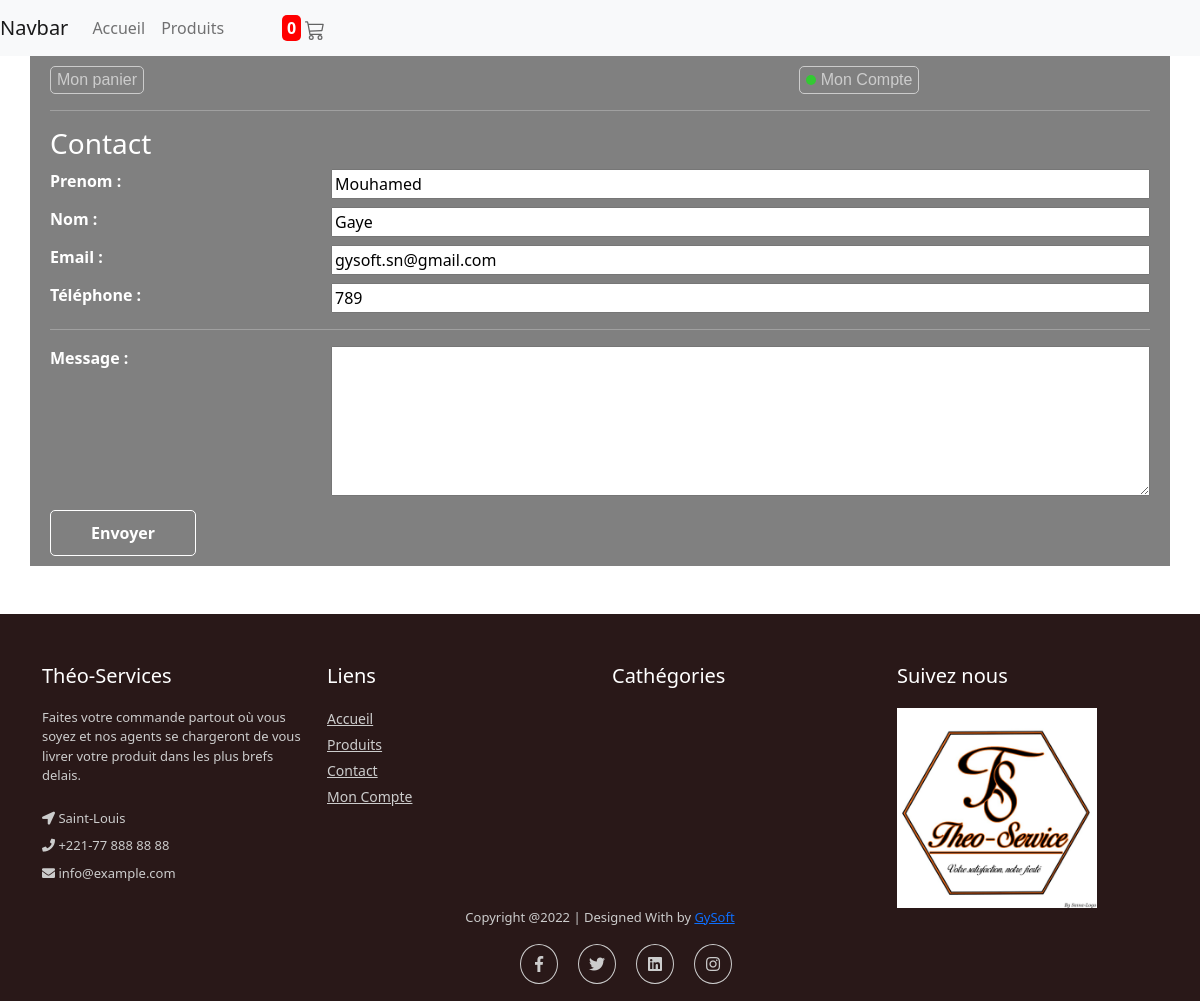
The page /theo/contact/ (signed in) on the database as committed earlier.
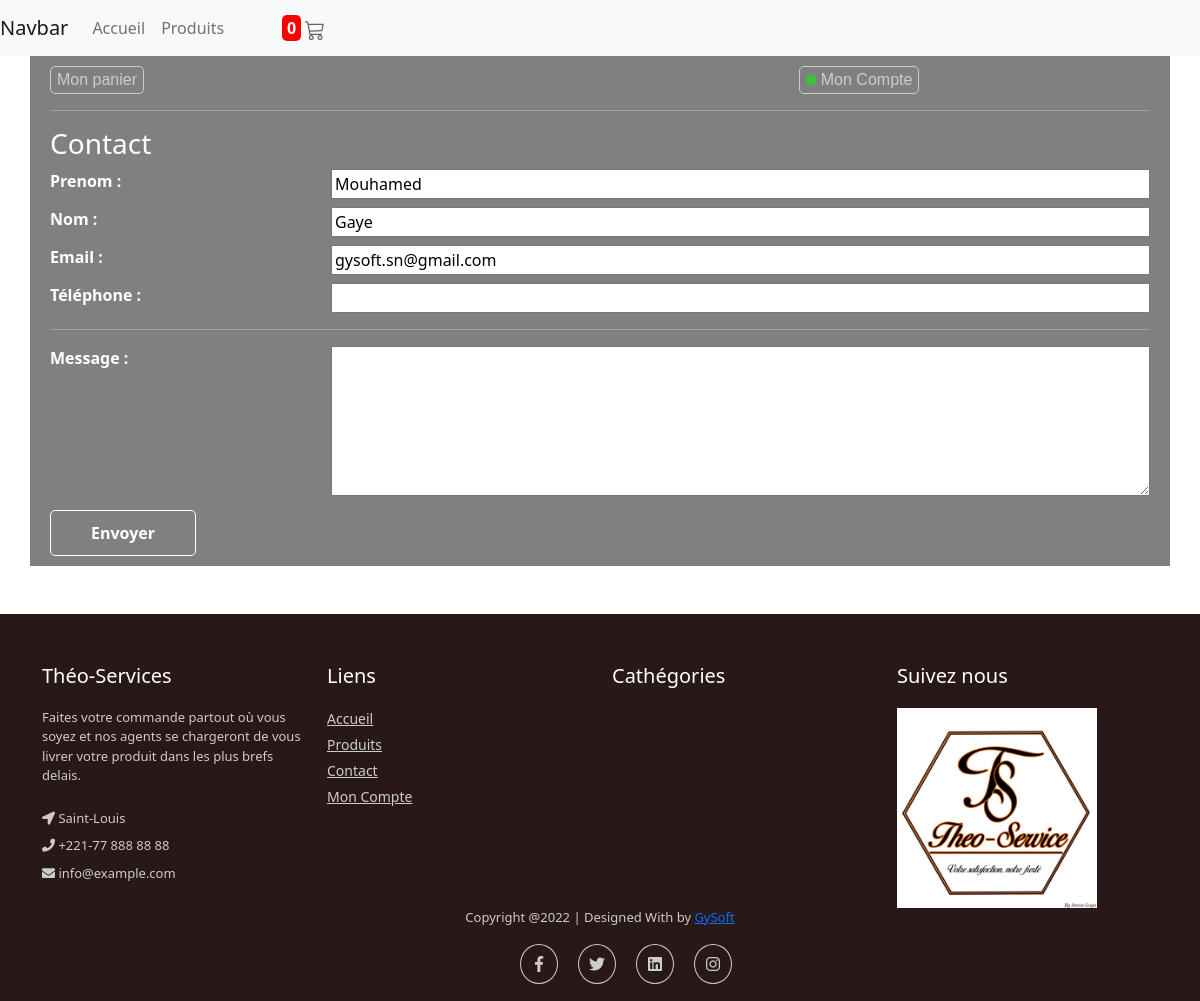
The same page on the database as committed later.
### theo/models.py (models this page shows, shortened)
class Contact(models.Model):
	user = models.ForeignKey(User,on_delete=models.CASCADE,null=True)
	adresse = models.CharField(max_length=200)
	phone = models.CharField(max_length=20)
	date = models.DateTimeField(auto_now_add=True)

### theo/views.py (the view)
# urls.py: path('contact/',views.contact,name='contact'),
def contact(request):
	nb_panier = 0
	if request.user.is_authenticated:
		nb_panier = Commande.objects.all().filter(commanded=False,user=request.user).count()
	er=''
	if request.method=='POST':
		mess=Message()
		mess.prenom = request.POST.get('prenom').strip()
		mess.nom = request.POST.get('nom').strip()
		mess.email = request.POST.get('email').strip()
		mess.phone = request.POST.get('phone').strip()
		mess.message = request.POST.get('message').strip()
		mess.save()
		try:
			contact=Contact.objects.get(user=request.user)
		except:
			contact=Contact()
		er="Méssage envoyé avec succés"
		context={'er':er,'contact':contact,'nb_panier':nb_panier}
		return render(request,'contact.html',context)
	else:
		try:
			contact=Contact.objects.get(user=request.user)
		except:
			contact=Contact()
		context={'er':er,'contact':contact,'nb_panier':nb_panier}
		return render(request,'contact.html',context)

### theo/templates/contact.html (shortened to what this page needs)
{% extends "base.html" %}
{% block content %}
	<div class="container header mb-5">
		<div class="account-header">
			<div class="row">
				{% if user.is_authenticated %}
					<div class="col-md-8 col-5">
						<a href="{% url 'mon_panier' %}" class="header-link souligne"><button class="form-btn">Mon panier</button></a>
					</div>
					<div class="col-md-4 col-7">
						<a href="{% url 'compte' %}" class="header-link souligne"><button class="form-btn"><div class="online-div"></div> Mon Compte</button></a>
					</div>
				{% else %}
					<div class="col-md-8 col-5">
					</div>
					<div class="col-md-4 col-7">
						<a href="{% url 'register_view' %}" class="header-link souligne"><b>Inscription</b></a> / <a href="{% url 'login_view' %}" class="header-link souligne"><b>Connexion</b></a>
					</div>
				{% endif %}
			</div>
		</div>
		<hr>
		<strong><h3>Contact</h3></strong>
		<form method="post">
			{% if user.is_authenticated %}
				<div class="row mb-2">
					<div class="col-md-3">
						<strong>Prenom : </strong>
					</div>
					<div class="col-md-9">
						<input required type="text" name="prenom" class="cpc" value="{{user.first_name}}">
					</div>
				</div>
				<div class="row mb-2">
					<div class="col-md-3">
						<strong>Nom : </strong>
					</div>
					<div class="col-md-9">
						<input required type="text" name="nom" class="cpc" value="{{user.last_name}}">
					</div>
				</div>
				<div class="row mb-2">
					<div class="col-md-3">
						<strong>Email : </strong>
					</div>
					<div class="col-md-9">
						<input required type="text" name="email" value="{{user.email}}" class="cpc">
					</div>
				</div>
				<div class="row mb-2">
					<div class="col-md-3">
						<strong>Téléphone : </strong>
					</div>
					<div class="col-md-9">
						<input required type="text" name="phone" value="{{contact.phone}}" class="cpc">
					</div>
				</div>
				<hr>
				<div class="row mb-2">
					<div class="col-md-3">
						<strong>Message : </strong>
					</div>
					<div class="col-md-9">
						<textarea name="message" class="cpc" rows="6"></textarea>
					</div>
				</div>
			{% endif %}
			<button class="form-btn btn" type="submit">Envoyer</button>
		</form>
	</div>
{% endblock content %}

Rows that differ between the two databases and show on the page:
removed Contact: phone "789"
